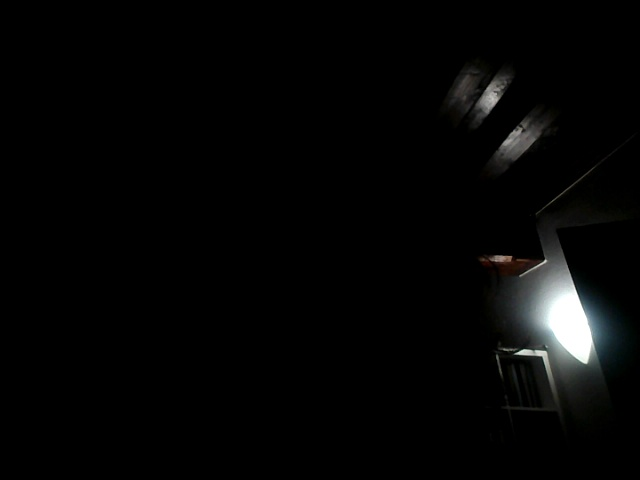
#> input picture testbild.jpg, 640 x 480 px, given in place of the camera
$ python Test_Farbharmonie.py
#> lines starting #> are read from the running program, lines starting #| are printed output that depends on the picture; after the words box and inside, x2 and y2 are one past the last pixel; in counts of white or black regions, pixels touching at a corner belong together
#> in webcam_farbharmonie_vorschau, frame is the input picture: shape (480, 640, 3); mean B, G, R 5.4, 5.6, 5.3
#-----------------------------------------------------------
 # DRAWTONE
 # Copyright (c) 2026 Dave Kronawitter & Malte Mittrowann.
 # All rights reserved.
 #
 # This code is proprietary and not open source.
 # Unauthorized copying of this file is strictly prohibited.
#------------------------------------------------------------


import cv2
import numpy as np

def berechne_farbharmonie(image, anzahl_cluster=6, sättigungs_schwelle=20):
#> called with anzahl_cluster = 6, sättigungs_schwelle = 20
    hsv = cv2.cvtColor(image, cv2.COLOR_BGR2HSV)
#> hsv: shape (480, 640, 3); mean H, S, V 5.4, 9.8, 5.7
    pixels = hsv.reshape((-1, 3))
    pixels = pixels[pixels[:, 1] > sättigungs_schwelle]

    if len(pixels) < anzahl_cluster:
        return 0.0, np.zeros((100, 300, 3), dtype=np.uint8)

    pixels = np.float32(pixels)
    criteria = (cv2.TERM_CRITERIA_EPS + cv2.TERM_CRITERIA_MAX_ITER, 50, 0.2)
    _, labels, centers = cv2.kmeans(pixels, anzahl_cluster, None, criteria, 10, cv2.KMEANS_RANDOM_CENTERS)
#> centers = [[32.82, 144.9, 11.43], [96.74, 131.5, 33.43], [91.82, 38.11, 40.72], [83.91, 39.52, 130.8], [50.48, 248.1, 4.69], [30.93, 45.97, 24.95]]

    counts = np.bincount(labels.flatten())
#> counts = [3512, 2264, 2678, 1992, 6858, 5399]
    total_weight = 0
    total_distance = 0

    for i in range(len(centers)):
        for j in range(i + 1, len(centers)):
            h1, s1 = centers[i][0], centers[i][1]
            h2, s2 = centers[j][0], centers[j][1]
            dh = min(abs(h1 - h2), 180 - abs(h1 - h2)) / 180.0
            ds = abs(s1 - s2) / 255.0
            dist = np.sqrt(dh**2 + ds**2)
            weight = counts[i] * counts[j]
            total_distance += dist * weight
            total_weight += weight
#> this loop made 6 passes
#> after the loop, total_distance = 111962702.9; total_weight = 205322628

    if total_weight == 0:
        return 0.0, np.zeros((100, 300, 3), dtype=np.uint8)

    durchschnittliche_distanz = total_distance / total_weight
#> durchschnittliche_distanz = 0.545
    harmonie_index = 1.0 - durchschnittliche_distanz
#> harmonie_index = 0.455
    harmonie_index = max(0.0, min(1.0, harmonie_index))

    # Balken-Visualisierung der Farben
    sort_idx = np.argsort(-counts)
#> sort_idx = [4, 5, 0, 2, 1, 3]
    sorted_centers = centers[sort_idx]
#> sorted_centers = [[50.48, 248.1, 4.69], [30.93, 45.97, 24.95], [32.82, 144.9, 11.43], [91.82, 38.11, 40.72], [96.74, 131.5, 33.43], [83.91, 39.52, 130.8]]
    sorted_counts = counts[sort_idx]
#> sorted_counts = [6858, 5399, 3512, 2678, 2264, 1992]
    farbbalken = np.zeros((100, 300, 3), dtype=np.uint8)
    start_x = 0

    for i in range(len(sorted_centers)):
        color = np.uint8([[sorted_centers[i]]])
        bgr_color = cv2.cvtColor(color, cv2.COLOR_HSV2BGR)[0][0].tolist()
        breite = int(300 * sorted_counts[i] / np.sum(counts))
        cv2.rectangle(farbbalken, (start_x, 0), (start_x + breite, 100), bgr_color, -1)
        start_x += breite
#> this loop made 6 passes
#> (color, bgr_color, breite, start_x) on passes 1 to 6: ([[50, 248, 4]], [0, 4, 1], 90, 90), ([[30, 45, 24]], [20, 24, 24], 71, 161), ([[32, 144, 11]], [5, 11, 11], 46, 207), ([[91, 38, 40]], [40, 40, 34], 35, 242), ([[96, 131, 33]], [33, 30, 16], 29, 271), ([[83, 39, 130]], [125, 130, 110], 26, 297)
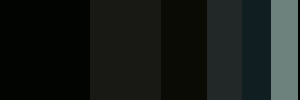
#> farbbalken: shape (100, 300, 3); mean of channels 0, 1, 2 24.6, 27.8, 23.1; drawn as B, G, R
#> after the loop, start_x = 297

    return harmonie_index, farbbalken

# ---------------------- Live Webcam ---------------------- #

def webcam_farbharmonie_vorschau(kamera_index=0):
    cap = cv2.VideoCapture(kamera_index)
    if not cap.isOpened():
        print("❌ Webcam konnte nicht geöffnet werden.")
        return

    print("🎥 Drücke ESC zum Beenden.")

    while True:
        ret, frame = cap.read()
        if not ret:
            print("❌ Frame konnte nicht gelesen werden.")
            break

        frame_resized = cv2.resize(frame, (640, 480))

        # Harmonie und Farbvisualisierung
        harmonie, farbbalken = berechne_farbharmonie(frame_resized)
#> harmonie = 0.455

        # Linke Ansicht: Livebild mit Text
        anzeige = frame_resized.copy()
        cv2.putText(
            anzeige, f"Harmonie: {harmonie:.2f}", (30, 60),
            cv2.FONT_HERSHEY_SIMPLEX, 1.8, (0, 255, 0), 4, cv2.LINE_AA
        )
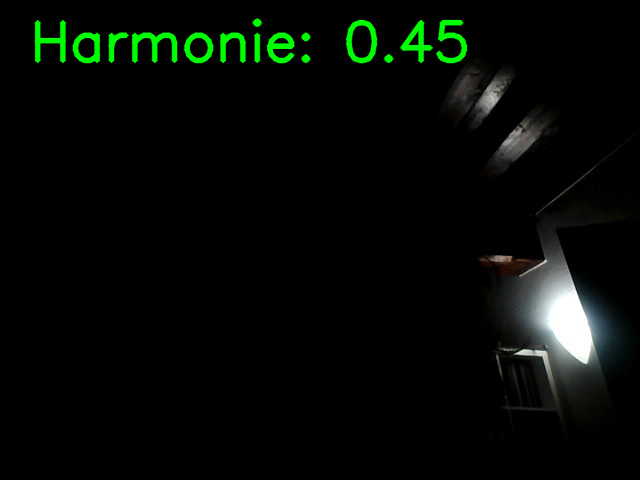
#> anzeige: shape (480, 640, 3); 2.17% of pixels changed, all inside (x1, y1, x2, y2) = (34, 18, 468, 64)

        # Rechte Ansicht: Farbbalken
        farbbalken_resized = cv2.resize(farbbalken, (anzeige.shape[1], anzeige.shape[0]))
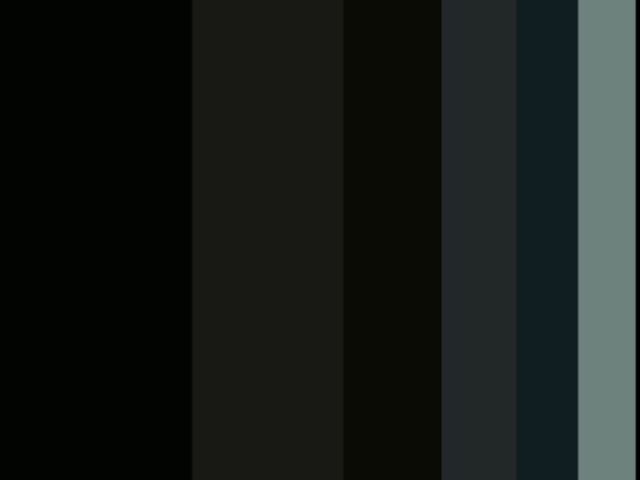
#> farbbalken_resized: shape (480, 640, 3); mean of channels 0, 1, 2 24.6, 27.8, 23.1; drawn as B, G, R

        # Kombinieren und anzeigen
        kombiniert = np.hstack((anzeige, farbbalken_resized))
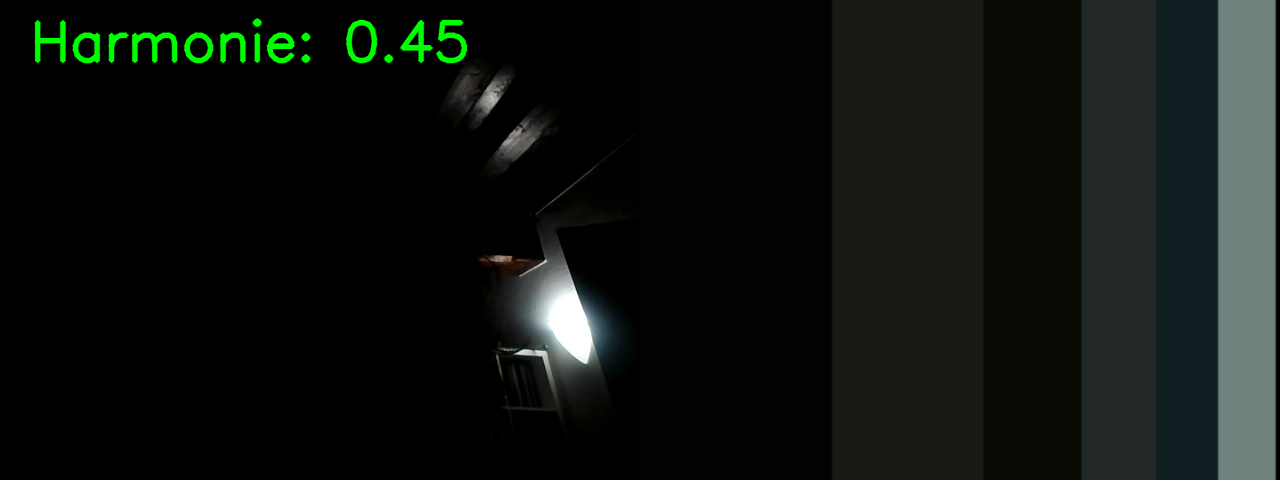
#> kombiniert: shape (480, 1280, 3); mean B, G, R 15, 18.8, 14.2
        cv2.imshow("Farbharmonie Live + Analyse", kombiniert)

        if cv2.waitKey(1) & 0xFF == 27:  # ESC zum Beenden
#> (key Esc is pressed here)
            break

    cap.release()
    cv2.destroyAllWindows()

# ---------------------- Start ---------------------- #

if __name__ == "__main__":
    webcam_farbharmonie_vorschau()
